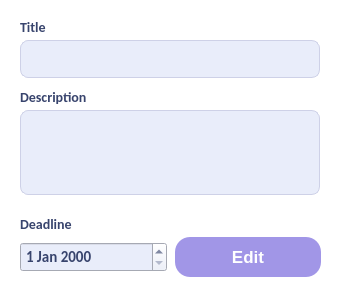
<?xml version="1.0" encoding="UTF-8"?>
<ui version="4.0">
 <class>TaskWindow</class>
 <widget class="QDialog" name="TaskWindow">
  <property name="geometry">
   <rect>
    <x>0</x>
    <y>0</y>
    <width>340</width>
    <height>300</height>
   </rect>
  </property>
  <property name="windowTitle">
   <string>Dialog</string>
  </property>
  <property name="styleSheet">
   <string notr="true">#TaskWindow {
	background-color: #ffffff;
}</string>
  </property>
  <widget class="QLabel" name="label_2">
   <property name="geometry">
    <rect>
     <x>20</x>
     <y>18</y>
     <width>35</width>
     <height>18</height>
    </rect>
   </property>
   <property name="styleSheet">
    <string notr="true">font-family: Calibri;
font-size: 14px;
color: #38446d;
font-weight: bold;
text-transform: none;</string>
   </property>
   <property name="text">
    <string>Title</string>
   </property>
  </widget>
  <widget class="QLabel" name="label_11">
   <property name="geometry">
    <rect>
     <x>20</x>
     <y>88</y>
     <width>299</width>
     <height>17</height>
    </rect>
   </property>
   <property name="styleSheet">
    <string notr="true">font-family: Calibri;
font-size: 14px;
color: #38446d;
font-weight: bold;
text-transform: none;</string>
   </property>
   <property name="text">
    <string>Description</string>
   </property>
  </widget>
  <widget class="QTextEdit" name="TE_description">
   <property name="geometry">
    <rect>
     <x>20</x>
     <y>110</y>
     <width>300</width>
     <height>85</height>
    </rect>
   </property>
   <property name="styleSheet">
    <string notr="true">QTextEdit {
	background-color: #e9edfa;
	border-radius:8px;
	border:1px solid #ced1e7;
	display:inline-block;
	cursor:text;
	color : #724cd7;
	font-family:Impactl;
	font-size:10px;
	font-weight:bold;
	padding:10px 10px;
}
</string>
   </property>
  </widget>
  <widget class="QLineEdit" name="LE_title">
   <property name="geometry">
    <rect>
     <x>20</x>
     <y>40</y>
     <width>300</width>
     <height>38</height>
    </rect>
   </property>
   <property name="minimumSize">
    <size>
     <width>0</width>
     <height>0</height>
    </size>
   </property>
   <property name="styleSheet">
    <string notr="true">QLineEdit {
	background-color: #e9edfa;
	border-radius:8px;
	border:1px solid #ced1e7;
	display:inline-block;
	cursor:text;
	color : #724cd7;
	font-family:Impactl;
	font-size:12px;
	font-weight:bold;
	padding:10px 10px;
}
</string>
   </property>
  </widget>
  <widget class="QWidget" name="">
   <property name="geometry">
    <rect>
     <x>20</x>
     <y>210</y>
     <width>301</width>
     <height>67</height>
    </rect>
   </property>
   <layout class="QVBoxLayout" name="verticalLayout">
    <property name="spacing">
     <number>0</number>
    </property>
    <item>
     <widget class="QLabel" name="label_5">
      <property name="styleSheet">
       <string notr="true">font-family: Calibri;
font-size: 14px;
color: #38446d;
font-weight: bold;
text-transform: none;</string>
      </property>
      <property name="text">
       <string>Deadline</string>
      </property>
     </widget>
    </item>
    <item>
     <layout class="QHBoxLayout" name="horizontalLayout">
      <property name="spacing">
       <number>8</number>
      </property>
      <item>
       <widget class="QDateEdit" name="DE_deadline">
        <property name="styleSheet">
         <string notr="true">QDateEdit {
    background-color: #e9edfa; 

    padding: 1px; 
	font-family: Calibri;
	font-size: 15px;
	color: #38446d;
	font-weight: bold;
}
</string>
        </property>
       </widget>
      </item>
      <item>
       <widget class="QPushButton" name="PB_edit">
        <property name="enabled">
         <bool>true</bool>
        </property>
        <property name="cursor">
         <cursorShape>PointingHandCursor</cursorShape>
        </property>
        <property name="styleSheet">
         <string notr="true">QPushButton {
	background-color: #a196e7;
	border-radius:15px;
	display:inline-block;
	cursor:pointer;
	color:#ffffff;
	font-family:Arial;
	font-size:17px;
	font-weight:bold;
	padding:10px 45px;
	text-decoration:none;
	text-shadow:0px 1px 0px #2f6627;
}

QPushButton:hover {
	background-color: #b4abec;
}

QPushButton:active {
		position:relative;
	top:1px;
}
</string>
        </property>
        <property name="text">
         <string>Edit</string>
        </property>
       </widget>
      </item>
     </layout>
    </item>
   </layout>
  </widget>
 </widget>
 <resources/>
 <connections/>
</ui>
